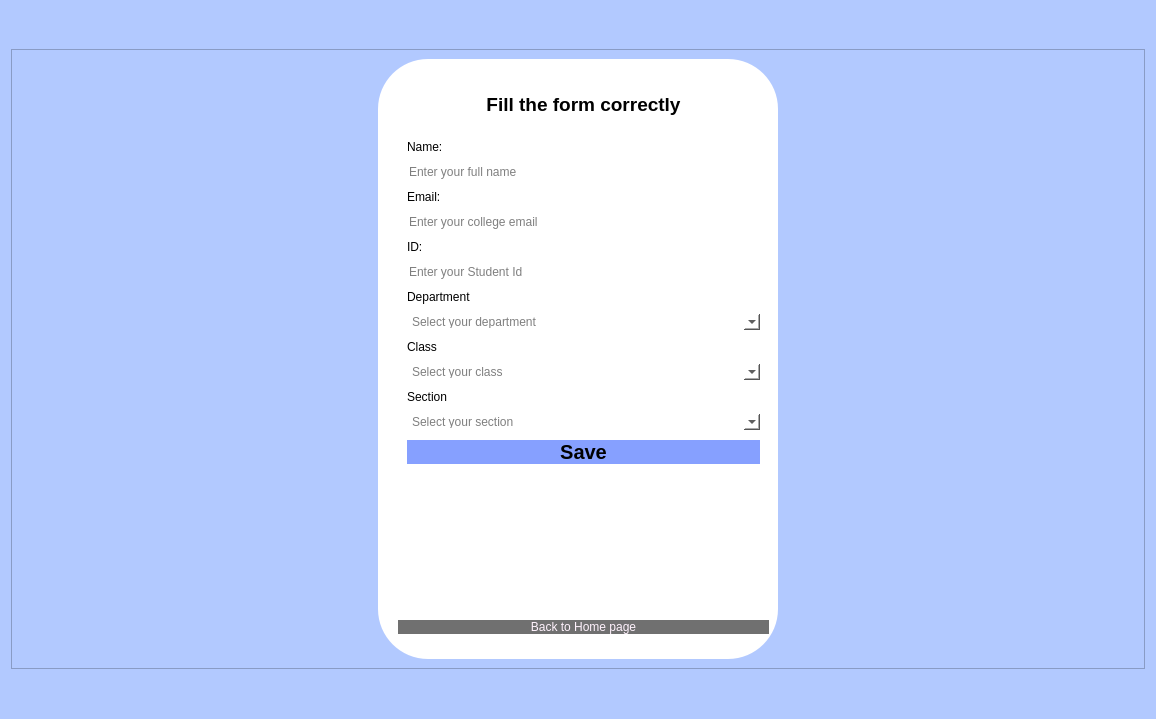
<?xml version="1.0" encoding="UTF-8"?>
<ui version="4.0">
 <class>sd_form</class>
 <widget class="QDialog" name="sd_form">
  <property name="geometry">
   <rect>
    <x>0</x>
    <y>0</y>
    <width>1156</width>
    <height>719</height>
   </rect>
  </property>
  <property name="windowTitle">
   <string>Dialog</string>
  </property>
  <property name="styleSheet">
   <string notr="true">background-color: rgb(178, 201, 255);</string>
  </property>
  <layout class="QVBoxLayout" name="verticalLayout">
   <item>
    <widget class="QFrame" name="frame_2">
     <property name="frameShape">
      <enum>QFrame::Shape::StyledPanel</enum>
     </property>
     <property name="frameShadow">
      <enum>QFrame::Shadow::Raised</enum>
     </property>
    </widget>
   </item>
   <item>
    <spacer name="verticalSpacer_3">
     <property name="orientation">
      <enum>Qt::Orientation::Vertical</enum>
     </property>
     <property name="sizeHint" stdset="0">
      <size>
       <width>20</width>
       <height>40</height>
      </size>
     </property>
    </spacer>
   </item>
   <item>
    <widget class="QFrame" name="frame">
     <property name="styleSheet">
      <string notr="true">overflow:hidden;background-color: rgb(178, 201, 255);</string>
     </property>
     <property name="frameShape">
      <enum>QFrame::Shape::StyledPanel</enum>
     </property>
     <property name="frameShadow">
      <enum>QFrame::Shadow::Raised</enum>
     </property>
     <layout class="QHBoxLayout" name="horizontalLayout_2">
      <item>
       <spacer name="horizontalSpacer">
        <property name="orientation">
         <enum>Qt::Orientation::Horizontal</enum>
        </property>
        <property name="sizeHint" stdset="0">
         <size>
          <width>345</width>
          <height>20</height>
         </size>
        </property>
       </spacer>
      </item>
      <item>
       <widget class="QWidget" name="widget_2" native="true">
        <property name="minimumSize">
         <size>
          <width>400</width>
          <height>600</height>
         </size>
        </property>
        <property name="styleSheet">
         <string notr="true">background-color: rgb(255, 255, 255);

border-color: rgb(23, 255, 178);
border-color: rgb(85, 255, 127);
border-radius:50px;</string>
        </property>
        <layout class="QGridLayout" name="gridLayout">
         <property name="leftMargin">
          <number>20</number>
         </property>
         <property name="topMargin">
          <number>25</number>
         </property>
         <property name="bottomMargin">
          <number>25</number>
         </property>
         <item row="0" column="0" colspan="2">
          <widget class="QFrame" name="frame_4">
           <property name="frameShape">
            <enum>QFrame::Shape::StyledPanel</enum>
           </property>
           <property name="frameShadow">
            <enum>QFrame::Shadow::Raised</enum>
           </property>
           <layout class="QVBoxLayout" name="verticalLayout_4">
            <item>
             <widget class="QLabel" name="createyouraccount">
              <property name="maximumSize">
               <size>
                <width>16777215</width>
                <height>50</height>
               </size>
              </property>
              <property name="font">
               <font>
                <pointsize>14</pointsize>
                <bold>true</bold>
               </font>
              </property>
              <property name="styleSheet">
               <string notr="true">color: rgb(0, 0, 0);</string>
              </property>
              <property name="text">
               <string>Fill the form correctly</string>
              </property>
              <property name="alignment">
               <set>Qt::AlignmentFlag::AlignCenter</set>
              </property>
             </widget>
            </item>
           </layout>
          </widget>
         </item>
         <item row="1" column="0" colspan="2">
          <widget class="QWidget" name="verticalWidget" native="true">
           <property name="minimumSize">
            <size>
             <width>0</width>
             <height>400</height>
            </size>
           </property>
           <property name="styleSheet">
            <string notr="true">border color : black;
</string>
           </property>
           <layout class="QVBoxLayout" name="verticalLayout_3">
            <property name="spacing">
             <number>10</number>
            </property>
            <item>
             <widget class="QLabel" name="label_5">
              <property name="maximumSize">
               <size>
                <width>16777215</width>
                <height>20</height>
               </size>
              </property>
              <property name="styleSheet">
               <string notr="true">color: rgb(0, 0, 0);
border:none;
border-radius:50px;</string>
              </property>
              <property name="text">
               <string>Name:</string>
              </property>
             </widget>
            </item>
            <item>
             <widget class="QLineEdit" name="sdform_name">
              <property name="styleSheet">
               <string notr="true">color: rgb(0, 0, 0);</string>
              </property>
              <property name="placeholderText">
               <string>Enter your full name</string>
              </property>
             </widget>
            </item>
            <item>
             <widget class="QLabel" name="label_6">
              <property name="maximumSize">
               <size>
                <width>16777215</width>
                <height>20</height>
               </size>
              </property>
              <property name="styleSheet">
               <string notr="true">color: rgb(0, 0, 0);</string>
              </property>
              <property name="text">
               <string>Email:</string>
              </property>
             </widget>
            </item>
            <item>
             <widget class="QLineEdit" name="sdform_email">
              <property name="styleSheet">
               <string notr="true">color: rgb(0, 0, 0);</string>
              </property>
              <property name="placeholderText">
               <string>Enter your college email</string>
              </property>
             </widget>
            </item>
            <item>
             <widget class="QLabel" name="label_7">
              <property name="maximumSize">
               <size>
                <width>16777215</width>
                <height>20</height>
               </size>
              </property>
              <property name="styleSheet">
               <string notr="true">color: rgb(0, 0, 0);
border:none;
border-radius:50px;</string>
              </property>
              <property name="text">
               <string>ID:</string>
              </property>
             </widget>
            </item>
            <item>
             <widget class="QLineEdit" name="student_id">
              <property name="styleSheet">
               <string notr="true">color: rgb(0, 0, 0);</string>
              </property>
              <property name="placeholderText">
               <string>Enter your Student Id</string>
              </property>
             </widget>
            </item>
            <item>
             <widget class="QLabel" name="label">
              <property name="styleSheet">
               <string notr="true">color: rgb(0, 0, 0);</string>
              </property>
              <property name="text">
               <string>Department</string>
              </property>
             </widget>
            </item>
            <item>
             <widget class="QComboBox" name="sdform_dept">
              <property name="styleSheet">
               <string notr="true">color: rgb(0, 0, 0);</string>
              </property>
              <property name="placeholderText">
               <string>Select your department</string>
              </property>
              <item>
               <property name="text">
                <string>Science</string>
               </property>
              </item>
              <item>
               <property name="text">
                <string>Commerce</string>
               </property>
              </item>
             </widget>
            </item>
            <item>
             <widget class="QLabel" name="label_10">
              <property name="maximumSize">
               <size>
                <width>16777215</width>
                <height>20</height>
               </size>
              </property>
              <property name="styleSheet">
               <string notr="true">color: rgb(0, 0, 0);</string>
              </property>
              <property name="text">
               <string>Class</string>
              </property>
             </widget>
            </item>
            <item>
             <widget class="QComboBox" name="sdform_class">
              <property name="font">
               <font>
                <bold>false</bold>
               </font>
              </property>
              <property name="styleSheet">
               <string notr="true">color: rgb(0, 0, 0);</string>
              </property>
              <property name="placeholderText">
               <string>Select your class</string>
              </property>
              <item>
               <property name="text">
                <string>11</string>
               </property>
              </item>
              <item>
               <property name="text">
                <string>12</string>
               </property>
              </item>
             </widget>
            </item>
            <item>
             <widget class="QLabel" name="label_11">
              <property name="maximumSize">
               <size>
                <width>16777215</width>
                <height>20</height>
               </size>
              </property>
              <property name="styleSheet">
               <string notr="true">color: rgb(0, 0, 0);</string>
              </property>
              <property name="text">
               <string>Section</string>
              </property>
             </widget>
            </item>
            <item>
             <widget class="QComboBox" name="sdform_section">
              <property name="font">
               <font>
                <bold>false</bold>
               </font>
              </property>
              <property name="styleSheet">
               <string notr="true">color: rgb(0, 0, 0);</string>
              </property>
              <property name="placeholderText">
               <string>Select your section</string>
              </property>
              <item>
               <property name="text">
                <string>A</string>
               </property>
              </item>
              <item>
               <property name="text">
                <string>B</string>
               </property>
              </item>
             </widget>
            </item>
            <item>
             <widget class="QPushButton" name="buttonSave">
              <property name="font">
               <font>
                <pointsize>15</pointsize>
                <bold>true</bold>
               </font>
              </property>
              <property name="styleSheet">
               <string notr="true">
background-color: rgb(134, 160, 255);
color: rgb(0, 0, 0);</string>
              </property>
              <property name="text">
               <string>Save</string>
              </property>
              <property name="autoDefault">
               <bool>true</bool>
              </property>
             </widget>
            </item>
            <item>
             <spacer name="verticalSpacer">
              <property name="orientation">
               <enum>Qt::Orientation::Vertical</enum>
              </property>
              <property name="sizeHint" stdset="0">
               <size>
                <width>20</width>
                <height>40</height>
               </size>
              </property>
             </spacer>
            </item>
           </layout>
          </widget>
         </item>
         <item row="2" column="0" colspan="2">
          <widget class="QPushButton" name="pushButton">
           <property name="styleSheet">
            <string notr="true">color: rgb(255, 242, 253);
font: 12pt &quot;Nirmala Text&quot;;
background-color: rgb(112, 112, 112);</string>
           </property>
           <property name="text">
            <string>Back to Home page</string>
           </property>
          </widget>
         </item>
        </layout>
       </widget>
      </item>
      <item>
       <spacer name="horizontalSpacer_2">
        <property name="orientation">
         <enum>Qt::Orientation::Horizontal</enum>
        </property>
        <property name="sizeHint" stdset="0">
         <size>
          <width>345</width>
          <height>20</height>
         </size>
        </property>
       </spacer>
      </item>
     </layout>
    </widget>
   </item>
   <item>
    <spacer name="verticalSpacer_2">
     <property name="orientation">
      <enum>Qt::Orientation::Vertical</enum>
     </property>
     <property name="sizeHint" stdset="0">
      <size>
       <width>20</width>
       <height>40</height>
      </size>
     </property>
    </spacer>
   </item>
   <item>
    <widget class="QFrame" name="frame_3">
     <property name="frameShape">
      <enum>QFrame::Shape::StyledPanel</enum>
     </property>
     <property name="frameShadow">
      <enum>QFrame::Shadow::Raised</enum>
     </property>
    </widget>
   </item>
  </layout>
 </widget>
 <resources/>
 <connections/>
</ui>
